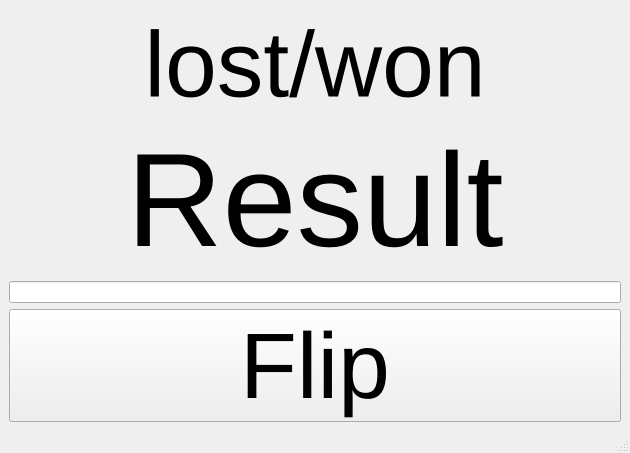
<?xml version="1.0" encoding="UTF-8"?>
<ui version="4.0">
 <class>MainWindow</class>
 <widget class="QMainWindow" name="MainWindow">
  <property name="geometry">
   <rect>
    <x>0</x>
    <y>0</y>
    <width>630</width>
    <height>453</height>
   </rect>
  </property>
  <property name="windowTitle">
   <string>MainWindow</string>
  </property>
  <widget class="QWidget" name="centralwidget">
   <layout class="QHBoxLayout" name="horizontalLayout">
    <item>
     <layout class="QVBoxLayout" name="verticalLayout">
      <item>
       <widget class="QLabel" name="lost_won">
        <property name="font">
         <font>
          <pointsize>70</pointsize>
         </font>
        </property>
        <property name="text">
         <string>lost/won</string>
        </property>
        <property name="alignment">
         <set>Qt::AlignCenter</set>
        </property>
       </widget>
      </item>
      <item>
       <widget class="QLabel" name="label">
        <property name="font">
         <font>
          <pointsize>100</pointsize>
         </font>
        </property>
        <property name="text">
         <string>Result</string>
        </property>
        <property name="alignment">
         <set>Qt::AlignCenter</set>
        </property>
       </widget>
      </item>
      <item>
       <widget class="QLineEdit" name="lineEdit"/>
      </item>
      <item>
       <widget class="QPushButton" name="pushButton">
        <property name="font">
         <font>
          <pointsize>70</pointsize>
         </font>
        </property>
        <property name="text">
         <string>Flip</string>
        </property>
       </widget>
      </item>
     </layout>
    </item>
   </layout>
  </widget>
  <widget class="QMenuBar" name="menubar">
   <property name="geometry">
    <rect>
     <x>0</x>
     <y>0</y>
     <width>630</width>
     <height>22</height>
    </rect>
   </property>
  </widget>
  <widget class="QStatusBar" name="statusbar"/>
 </widget>
 <resources/>
 <connections/>
</ui>
